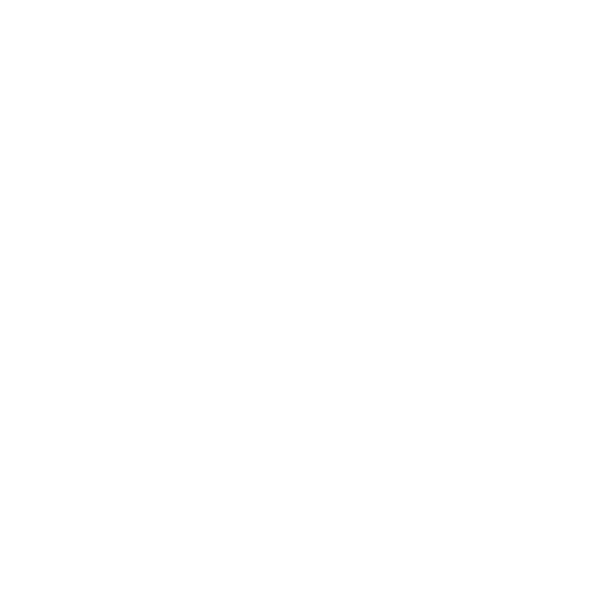
Frame 1 (no input)
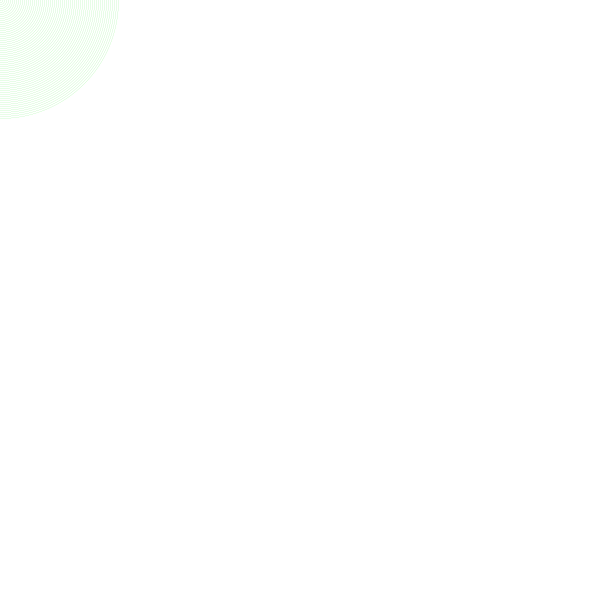
Frame 60 (the mouse pressed at the canvas centre just before this capture)
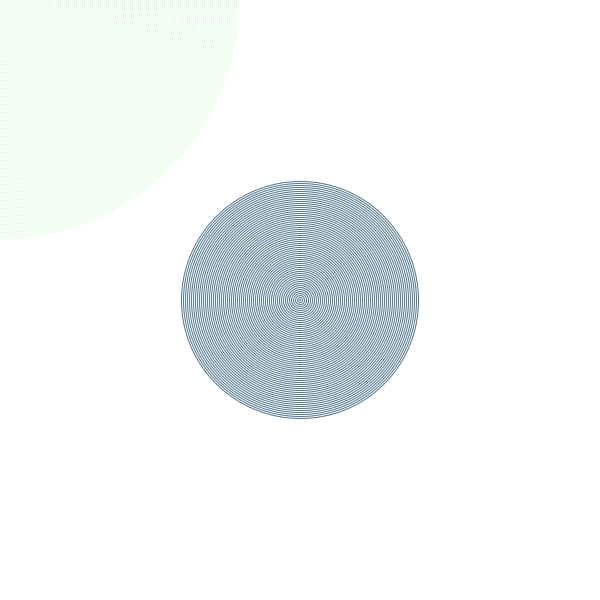
Frame 120 (the mouse held since frame 60 and released just before this capture)

The Processing sketch that drew these frames (run headless with seeded random() and noise(); from frame 60 on, the mouse is pressed at the canvas centre):

// Processing sketch: February1
// ── February1.pde
// START CLICKING MOUSE TO START
// Particle class taught from Daniel Shiffman's Nature of Code

class Particle { //create a particle class (each circle is a particle) to control the movement of thr circles
  PVector position; // initialize position as vector with x position and y position
  float velocity; 
  int size;
  color c;
  Particle() {
    position= new PVector(mouseX, mouseY); //starting pisition is the position of the mouse
    velocity = random(3, 5); //alternate velocity to be between 3 and 5
    size = 1; //size of the circle starts at 1
    c = color(random(0, 255), random(0, 255), random(0, 255)); //random color
  }

  void update() {
    if (size >= 700) {  //if size reaches 700 then start over so it keeps looping
      size = 0;
    } else {
      size += velocity; //size increases as velocity increases (basically animates the circle)
    }
  }
  
  void display() {
    noFill(); //Using only stroke and not fill the circles overlap in really cool ways
    stroke(c);
    ellipse(position.x, position.y, size, size); //draw the circles at the mouse positions
  }
}

Particle[] particles= new Particle[1]; //initialize array of particles from the particle class

void setup(){
  size(600, 600);
  particles[0]= new Particle(); //starting circle
  background(255); //change background to white
}

void draw(){
  
  for (int i=0; i < particles.length; i++) {//use a for loop to loop through array and redraw every circle in every frame
    Particle current = particles[i];
    strokeWeight(i%8); //variating the thickness of the stroke
    current.display();
    current.update();
  }
}

void mousePressed() {
  particles=(Particle[]) append(particles,new Particle()); //append new circle on mouse click
}
